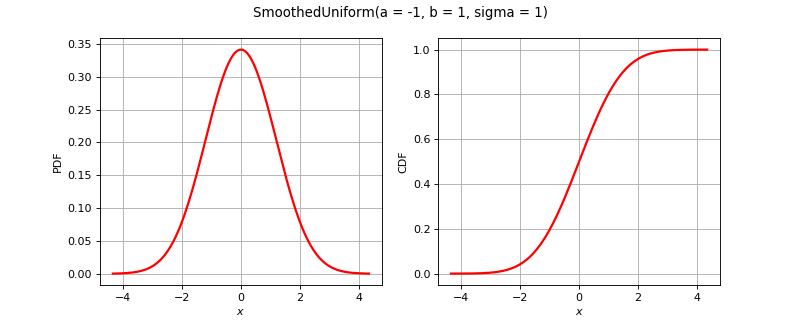

This figure's Python source:
import openturns as ot
from matplotlib import pyplot as plt
from openturns.viewer import View
if ot.SmoothedUniform().__class__.__name__ == 'Bernoulli':
    distribution = ot.Bernoulli(0.7)
elif ot.SmoothedUniform().__class__.__name__ == 'Binomial':
    distribution = ot.Binomial(5, 0.2)
elif ot.SmoothedUniform().__class__.__name__ == 'ComposedDistribution':
    copula = ot.IndependentCopula(2)
    marginals = [ot.Uniform(1.0, 2.0), ot.Normal(2.0, 3.0)]
    distribution = ot.ComposedDistribution(marginals, copula)
elif ot.SmoothedUniform().__class__.__name__ == 'CumulativeDistributionNetwork':
    coll = [ot.Normal(2),ot.Dirichlet([0.5, 1.0, 1.5])]
    distribution = ot.CumulativeDistributionNetwork(coll, ot.BipartiteGraph([[0,1], [0,1]]))
elif ot.SmoothedUniform().__class__.__name__ == 'Histogram':
    distribution = ot.Histogram([-1.0, 0.5, 1.0, 2.0], [0.45, 0.4, 0.15])
elif ot.SmoothedUniform().__class__.__name__ == 'KernelMixture':
    kernel = ot.Uniform()
    sample = ot.Normal().getSample(5)
    bandwith = [1.0]
    distribution = ot.KernelMixture(kernel, bandwith, sample)
elif ot.SmoothedUniform().__class__.__name__ == 'MaximumDistribution':
    coll = [ot.Uniform(2.5, 3.5), ot.LogUniform(1.0, 1.2), ot.Triangular(2.0, 3.0, 4.0)]
    distribution = ot.MaximumDistribution(coll)
elif ot.SmoothedUniform().__class__.__name__ == 'Multinomial':
    distribution = ot.Multinomial(5, [0.2])
elif ot.SmoothedUniform().__class__.__name__ == 'RandomMixture':
    coll = [ot.Triangular(0.0, 1.0, 5.0), ot.Uniform(-2.0, 2.0)]
    weights = [0.8, 0.2]
    cst = 3.0
    distribution = ot.RandomMixture(coll, weights, cst)
elif ot.SmoothedUniform().__class__.__name__ == 'TruncatedDistribution':
    distribution = ot.TruncatedDistribution(ot.Normal(2.0, 1.5), 1.0, 4.0)
elif ot.SmoothedUniform().__class__.__name__ == 'UserDefined':
    distribution = ot.UserDefined([[0.0], [1.0], [2.0]], [0.2, 0.7, 0.1])
elif ot.SmoothedUniform().__class__.__name__ == 'ZipfMandelbrot':
    distribution = ot.ZipfMandelbrot(10, 2.5, 0.3)
else:
    distribution = ot.SmoothedUniform()
dimension = distribution.getDimension()
title = str(distribution)[:100].split('\n')[0]
if dimension == 1:
    distribution.setDescription(['$x$'])
    pdf_graph = distribution.drawPDF()
    cdf_graph = distribution.drawCDF()
    fig = plt.figure(figsize=(10, 4))
    pdf_axis = fig.add_subplot(121)
    cdf_axis = fig.add_subplot(122)
    View(pdf_graph, figure=fig, axes=[pdf_axis], add_legend=False)
    View(cdf_graph, figure=fig, axes=[cdf_axis], add_legend=False)
    fig.suptitle(title)
elif dimension == 2:
    distribution.setDescription(['$x_1$', '$x_2$'])
    pdf_graph = distribution.drawPDF()
    pdf_graph.setTitle(title)
    fig = plt.figure(figsize=(10, 5))
    pdf_axis = fig.add_subplot(111)
    View(pdf_graph, figure=fig, axes=[pdf_axis], add_legend=False, square_axes=True)
